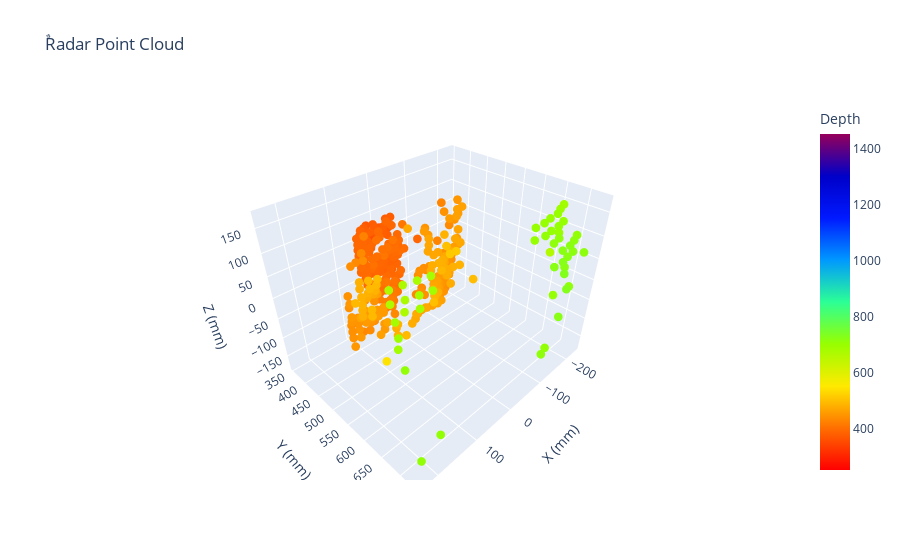

Here is the notebook cell this chart was saved with:
### Code cell
# plot_3D("waleed2_12_7",'y')\
plot_3D_threshold("waleed_14_7_125",'y',1000)
# points_to_image("gedo_13_7")

### Figure 1 — Plotly figure (JSON) as saved in the notebook; plotly's stock layout.template omitted (floating-point values rounded to 4 significant figures; data arrays with more than 128 entries replaced by an {"elided": "..."} marker saying what was removed)
{"data": [{"hovertemplate": "X (mm)=%{x}<br>Y (mm)=%{y}<br>Z (mm)=%{z}<br>Depth=%{marker.color}<extra></extra>", "legendgroup": "", "marker": {"color": {"elided": "336 float values"}, "coloraxis": "coloraxis", "line": {"width": 0}, "opacity": 1, "size": 3, "symbol": "circle"}, "mode": "markers", "name": "", "scene": "scene", "showlegend": false, "type": "scatter3d", "x": {"elided": "336 float values"}, "y": {"elided": "336 float values"}, "z": {"elided": "336 float values"}}], "layout": {"coloraxis": {"cmax": 1454.0, "cmin": 254.5, "colorbar": {"title": {"text": "Depth"}}, "colorscale": [[0, "rgb(255,0,0)"], [0.125, "rgb(255,111,0)"], [0.25, "rgb(255,234,0)"], [0.375, "rgb(151,255,0)"], [0.5, "rgb(44,255,150)"], [0.625, "rgb(0,152,255)"], [0.75, "rgb(0,25,255)"], [0.875, "rgb(0,0,200)"], [1, "rgb(150,0,90)"]]}, "legend": {"tracegroupgap": 0}, "scene": {"domain": {"x": [0, 1], "y": [0, 1]}, "xaxis": {"title": {"text": "X (mm)"}}, "yaxis": {"title": {"text": "Y (mm)"}}, "zaxis": {"title": {"text": "Z (mm)"}}}, "title": {"text": "ٌRadar Point Cloud"}}}
